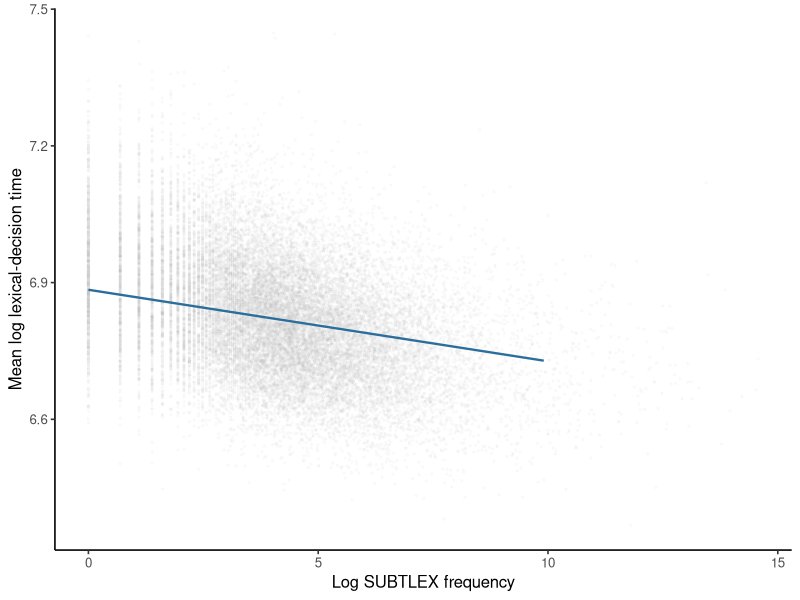
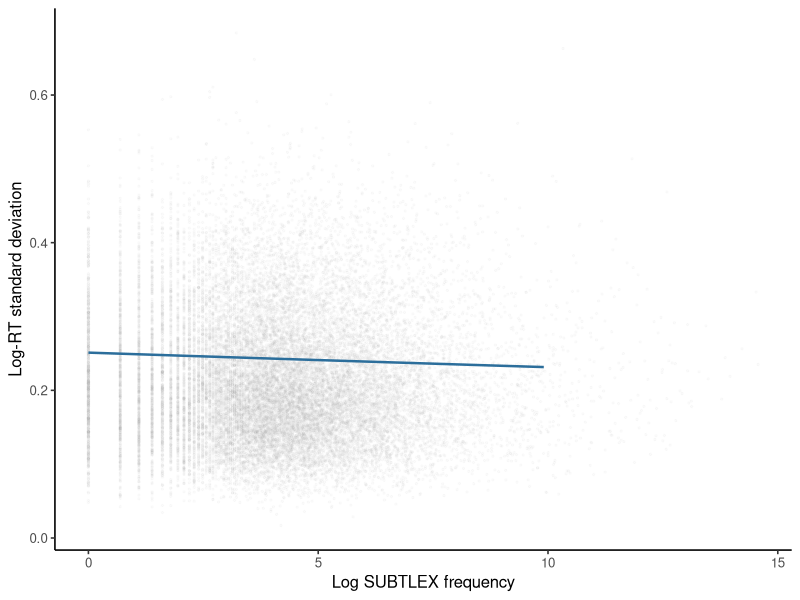

Write R code to recreate these figures, in order.
## ---- chunk 1
#| label: fit-mald-distributional-regression
library(ggplot2)

mald <- read.csv("data/mald/mald-items.csv", stringsAsFactors = FALSE)
mald$log_frequency_c <-
  mald$log_frequency_subtlex - mean(mald$log_frequency_subtlex)
mald$log_duration_c <- mald$log_duration - mean(mald$log_duration)
mald$n_phones_c <- mald$n_phones - mean(mald$n_phones)

X_mu <- model.matrix(
  ~ log_frequency_c + log_duration_c + n_phones_c,
  data = mald
)
Z_constant <- matrix(1, nrow = nrow(mald), ncol = 1L)
Z_frequency <- model.matrix(~ log_frequency_c, data = mald)

negative_log_likelihood <- function(parameters, X, Z, data) {
  n_beta <- ncol(X)
  beta <- parameters[seq_len(n_beta)]
  gamma <- parameters[n_beta + seq_len(ncol(Z))]
  mu <- drop(X %*% beta)
  log_sigma <- drop(Z %*% gamma)
  sigma_squared <- exp(2 * log_sigma)
  squared_error <-
    (data$n_observations - 1) * data$variance_log_rt +
    data$n_observations * (data$mean_log_rt - mu)^2

  .5 * sum(
    data$n_observations * log(2 * pi) +
      2 * data$n_observations * log_sigma +
      squared_error / sigma_squared
  )
}

weighted_mean_fit <- lm(
  mean_log_rt ~ log_frequency_c + log_duration_c + n_phones_c,
  data = mald,
  weights = n_observations
)
initial_beta <- coef(weighted_mean_fit)
initial_sigma <- sqrt(sum(
  (mald$n_observations - 1) * mald$variance_log_rt +
    mald$n_observations * residuals(weighted_mean_fit)^2
) / sum(mald$n_observations))

constant_scale_fit <- optim(
  c(initial_beta, log(initial_sigma)),
  negative_log_likelihood,
  X = X_mu,
  Z = Z_constant,
  data = mald,
  method = "BFGS",
  control = list(maxit = 2000L, reltol = 1e-11)
)
frequency_scale_fit <- optim(
  c(initial_beta, log(initial_sigma), 0),
  negative_log_likelihood,
  X = X_mu,
  Z = Z_frequency,
  data = mald,
  method = "BFGS",
  hessian = TRUE,
  control = list(maxit = 4000L, reltol = 1e-11)
)

n_beta <- ncol(X_mu)
parameter_names <- c(
  paste0("mu_", colnames(X_mu)),
  paste0("log_sigma_", colnames(Z_frequency))
)
coefficient_table <- data.frame(
  term = parameter_names,
  estimate = frequency_scale_fit$par
)

model_comparison <- data.frame(
  model = c("constant scale", "frequency-dependent scale"),
  parameters = c(
    length(constant_scale_fit$par),
    length(frequency_scale_fit$par)
  ),
  negative_log_likelihood = c(
    constant_scale_fit$value,
    frequency_scale_fit$value
  )
)
model_comparison$aic <-
  2 * model_comparison$negative_log_likelihood +
  2 * model_comparison$parameters

stopifnot(
  constant_scale_fit$convergence == 0L,
  frequency_scale_fit$convergence == 0L
)

coefficient_table
model_comparison
## ---- chunk 2
#| label: plot-mald-distributional-regression
#| fig-cap: "MALD item means and within-item standard deviations with fitted mean and scale relations at observed mean duration and phone count."
grid <- data.frame(
  log_frequency_subtlex = seq(
    quantile(mald$log_frequency_subtlex, .01),
    quantile(mald$log_frequency_subtlex, .99),
    length.out = 160L
  )
)
grid$log_frequency_c <-
  grid$log_frequency_subtlex - mean(mald$log_frequency_subtlex)
grid$log_duration_c <- 0
grid$n_phones_c <- 0
X_grid <- model.matrix(
  ~ log_frequency_c + log_duration_c + n_phones_c,
  data = grid
)
Z_grid <- model.matrix(~ log_frequency_c, data = grid)
grid$fitted_mean <- drop(
  X_grid %*% frequency_scale_fit$par[seq_len(n_beta)]
)
grid$fitted_sd <- exp(drop(
  Z_grid %*%
    frequency_scale_fit$par[n_beta + seq_len(ncol(Z_frequency))]
))

location_opacity <- 0.05
scale_opacity <- 0.045
ggplot(mald, aes(log_frequency_subtlex, mean_log_rt)) +
  geom_point(color = "grey70", alpha = location_opacity, size = 0.5) +
  geom_line(data = grid, aes(y = fitted_mean), color = "#2C6E9B", linewidth = 0.8) +
  labs(x = "Log SUBTLEX frequency", y = "Mean log lexical-decision time") +
  theme_classic(base_size = 12)
## ---- chunk 3
#| label: plot-mald-distributional-scale
#| fig-cap: "Observed within-item log-RT standard deviations and the fitted frequency-dependent scale."
ggplot(mald, aes(log_frequency_subtlex, sd_log_rt)) +
  geom_point(color = "grey70", alpha = scale_opacity, size = 0.5) +
  geom_line(data = grid, aes(y = fitted_sd), color = "#2C6E9B", linewidth = 0.85) +
  labs(x = "Log SUBTLEX frequency", y = "Log-RT standard deviation") +
  theme_classic(base_size = 12)
